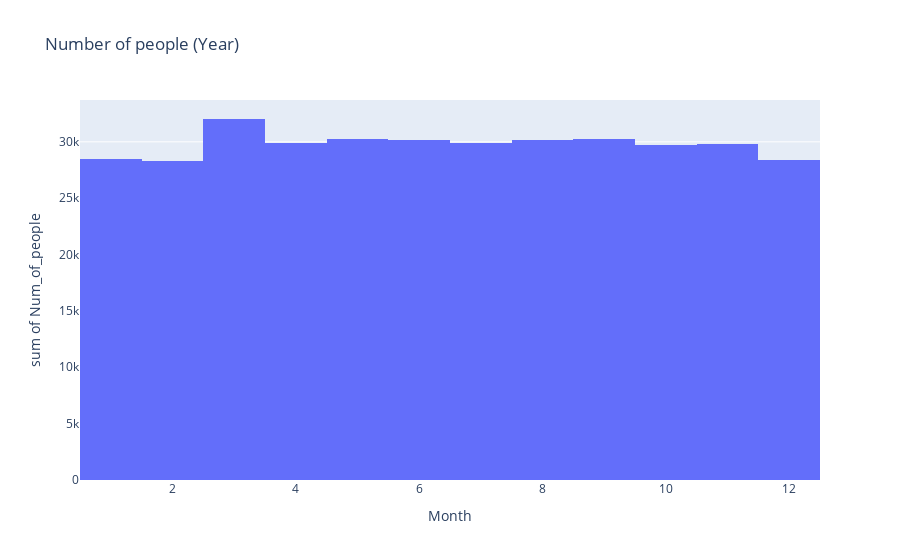

Notebook code cell kept with this figure:
### Markdown cell above
**Data Exploration**
---
---

### Code cell
#Function to plot interactive plots using Plotly (Reference: https://medium.com/mlearning-ai/forecasting-timeseries-using-machine-learning-deep-learning-446eccc6eb6d)
def plotl(df, x, y, title):
    fig = px.histogram(df, x=x, y=y, title=title)
    fig.show()

plotl(df1, 'Month', df1['Num_of_people'], 'Number of people (Year)')

### Figure 1 — Plotly figure (JSON) as saved in the notebook; plotly's stock layout.template omitted (floating-point values rounded to 4 significant figures; data arrays with more than 128 entries replaced by an {"elided": "..."} marker saying what was removed)
{"data": [{"alignmentgroup": "True", "bingroup": "x", "histfunc": "sum", "hovertemplate": "Month=%{x}<br>sum of Num_of_people=%{y}<extra></extra>", "legendgroup": "", "marker": {"color": "#636efa", "pattern": {"shape": ""}}, "name": "", "offsetgroup": "", "orientation": "v", "showlegend": false, "type": "histogram", "x": {"elided": "10457 int values"}, "xaxis": "x", "y": {"elided": "10457 int values"}, "yaxis": "y"}], "layout": {"barmode": "relative", "legend": {"tracegroupgap": 0}, "title": {"text": "Number of people (Year)"}, "xaxis": {"anchor": "y", "domain": [0, 1], "title": {"text": "Month"}}, "yaxis": {"anchor": "x", "domain": [0, 1], "title": {"text": "sum of Num_of_people"}}}}
